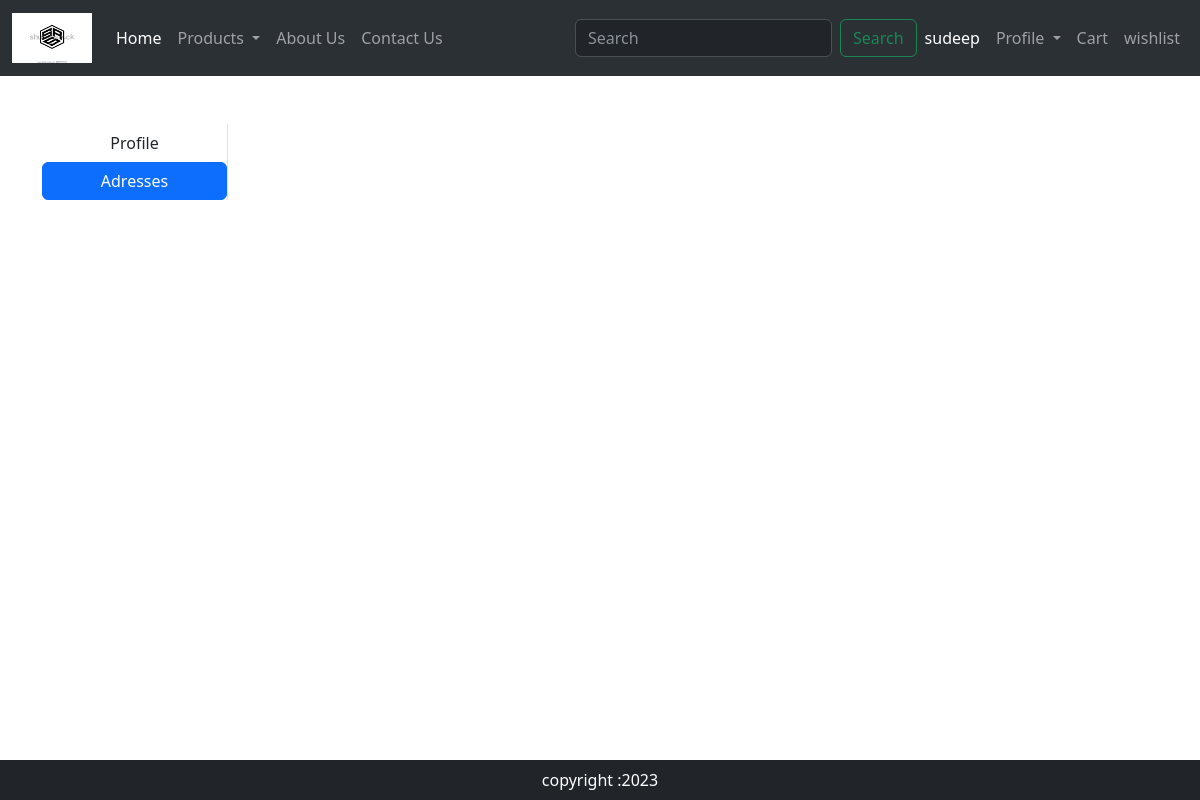
The page /adress/ (signed in) on the database as committed earlier.
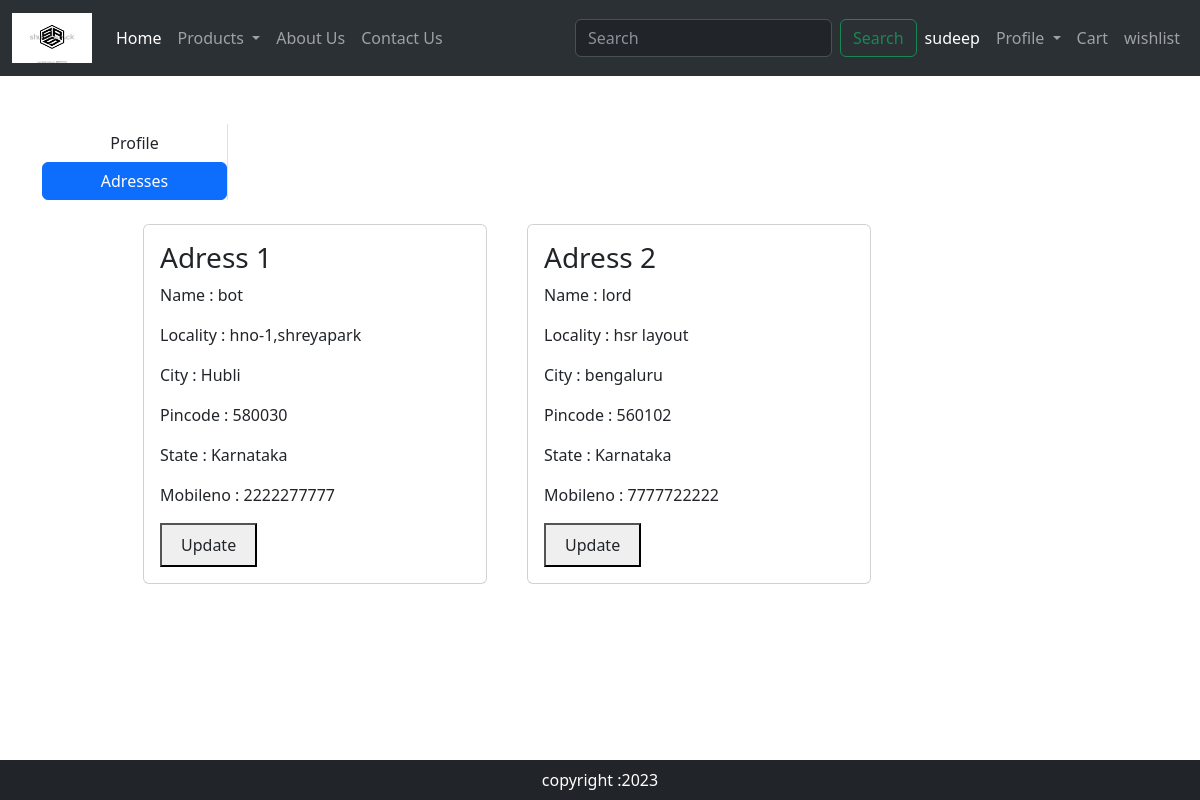
The same page on the database as committed later.
### ecommapp/models.py (models this page shows, shortened)
class Customer(models.Model):
    user=models.ForeignKey(User,on_delete=models.CASCADE)
    name=models.CharField(max_length=100)
    locality=models.CharField(max_length=200)
    city=models.CharField(max_length=100)
    pincode=models.IntegerField()
    state=models.CharField(choices=STATE_CHOICES,max_length=30)
    mobileno=models.IntegerField()

### ecommapp/views.py (the view)
# urls.py: path('adress/',views.adress,name='adress'),
def adress(request):
    adresses=Customer.objects.filter(user=request.user)
    context={'adresses':adresses}
    return render(request,'ecommapp/adress.html',context)

### ecommapp/templates/ecommapp/adress.html
{% extends 'main.html' %}
{% load static %}
{% block main%}
<div class="container my-5">
    <div class="col-sm-2 border-end">
        <ul class="list-unstyled">
            <li class="d-grid"><a href="{% url 'profile' %}" class="btn ">Profile</a></li>
            <li class="d-grid"><a href="{% url 'adress' %}" class="btn btn-primary">Adresses</a></li>
        </ul>
    </div>
    <div class="col-sm-8 offset-sm-1">
        <div class="row">
            {% for ad in adresses %}
            <div class="col-sm-6">
                <div class="card m-2">
                <div class="card-body">
                    <h3>Adress {{forloop.counter}} </h3>
                    <p>Name : {{ad.name}} </p>
                    <p>Locality : {{ad.locality}}</p>
                    <p>City : {{ad.city}} </p>
                    <p>Pincode : {{ad.pincode}} </p>
                    <p>State : {{ad.state}} </p>
                    <p>Mobileno : {{ad.mobileno}} </p>
                    <button type="submit"><a href="{% url 'updateadress' ad.id %}" class="btn">Update</a></button>
                </div>
                </div>
            </div>
            {% endfor %}
        </div>
    </div>
</div>
{% endblock %}

### templates/main.html (shortened to what this page needs)
<!DOCTYPE html>
{% load static %}
<html lang="en">
<head>
    <link href="https://cdn.jsdelivr.net/npm/bootstrap@5.3.0/dist/css/bootstrap.min.css" rel="stylesheet">
    <link rel="stylesheet" href="{% static 'ecommapp/css/style.css'  %}">
    <link rel="stylesheet" href="{% static 'ecommapp/css/owl.carousel.min.css'  %}">
    <link rel="stylesheet" href="{% static 'ecommapp/css/all.min.css'  %}">
</head>
<body>
    <nav class="navbar navbar-expand-lg bg-body-tertiary" data-bs-theme="dark">
        <div class="container-fluid">
            <a class="navbar-brand" href="{% url 'home' %}">
                <img src="{% static 'ecommapp/images/srs logo.webp' %}" alt="" width="80px" height="50px">
            </a>
            <div class="collapse navbar-collapse" id="navbarSupportedContent">
            <ul class="navbar-nav me-auto mb-2 mb-lg-0">
                <li class="nav-item">
                <a class="nav-link active" aria-current="page" href="{% url 'home' %}">Home</a>
                </li>
                <li class="nav-item dropdown">
                    <a class="nav-link dropdown-toggle" href="#" role="button" data-bs-toggle="dropdown" aria-expanded="false">
                        Products
                    </a>
                </li>
                <li class="nav-item">
                <a class="nav-link" href="{% url 'about' %}">About Us</a>
                </li>
                <li class="nav-item">
                    <a class="nav-link" href="#">Contact Us</a>
                </li>
            </ul>
            <form class="d-flex" role="search">
                <input class="form-control me-2" type="search" placeholder="Search" aria-label="Search" >
                <button class="btn btn-outline-success" type="submit">Search</button>
            </form>
            </div>
            <ul class="navbar-nav me-auto mb-2 mb-lg-0">
                {% if request.user.is_authenticated %}
                <li class="nav-item">
                    <a class="nav-link active" aria-current="page" href=""> {{request.user}} </a>
                </li>
                {% endif %}
                <li class="nav-item dropdown">
                    <a class="nav-link dropdown-toggle" href="" role="button" data-bs-toggle="dropdown" aria-expanded="false">
                        Profile
                    </a>
                </li>
                <li class="nav-item">
                    <a class="nav-link" href="#">Cart</a>
                </li>
                <li class="nav-item">
                    <a class="nav-link" href="#">wishlist</a>
                </li>
            </ul>
        </div>
        </nav>
        {% block main%}
        {% endblock %}
      <footer class="container-fluid bg-dark text-white fixed-bottom text-center p-2 mt-5" >
        copyright :2023
      </footer>
</body>
</html>

Rows that differ between the two databases and show on the page:
added Customer: name "bot", locality "hno-1,shreyapark", city "Hubli", pincode "580030", state "Karnataka", mobileno "2222277777"
added Customer: name "lord", locality "hsr layout", city "bengaluru", pincode "560102", state "Karnataka", mobileno "7777722222"
